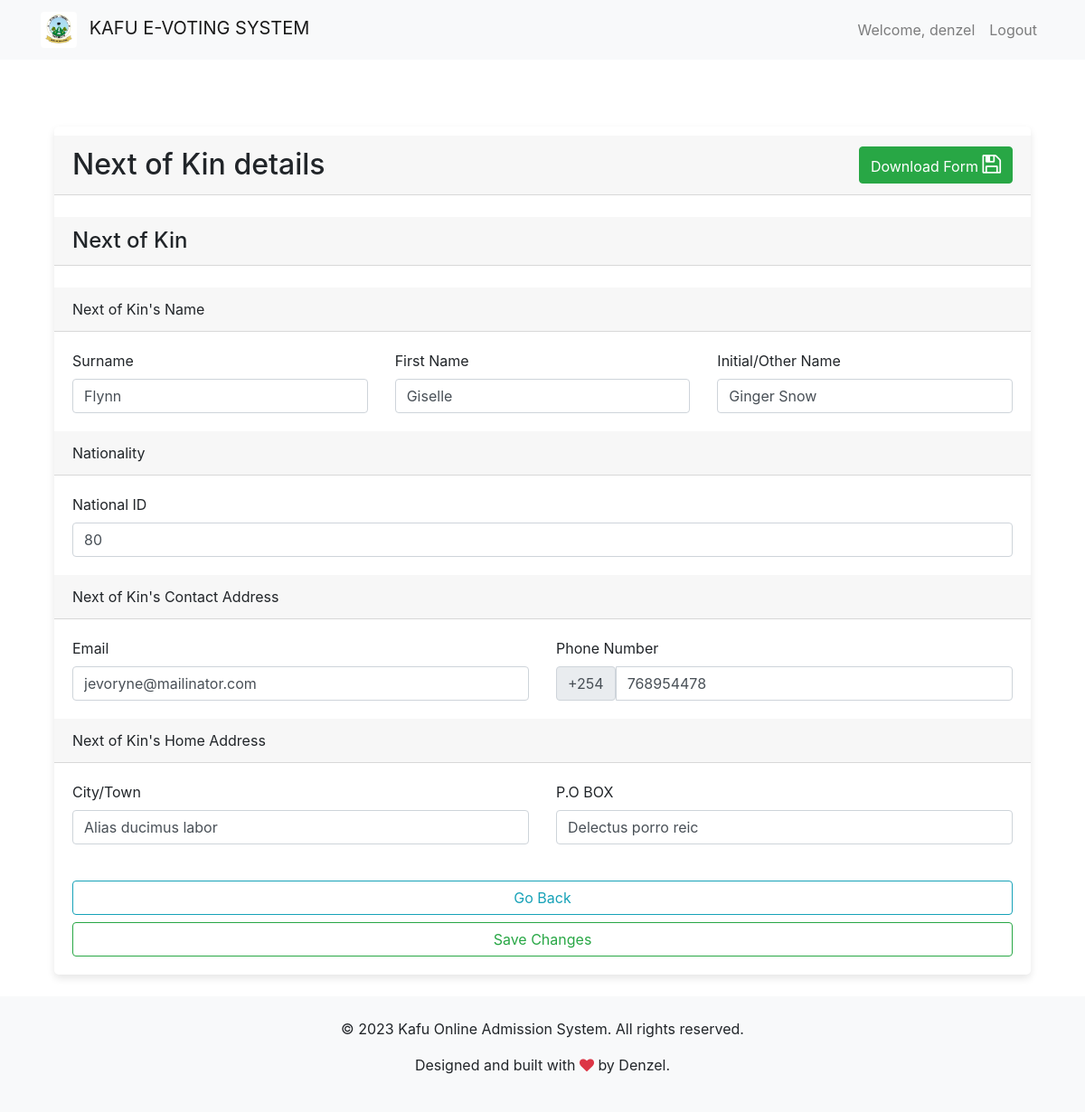
The page /submissions/next-kin-details/2/ (signed in) on the database its author committed.
### accounts/models.py (models this page shows, shortened)
class User(AbstractBaseUser, PermissionsMixin):
    username = models.CharField(max_length=255, unique=True)
    email = models.EmailField(max_length=255, unique=True)
    phone_number = models.CharField(max_length=20, blank=True, null=True)
    full_name = models.CharField(max_length=255, blank=True, null=True)
    is_staff = models.BooleanField(default=False)
    is_active = models.BooleanField(default=True)
    groups = models.ManyToManyField(
        'auth.Group',
        blank=True,
        related_name='myuser_set',
        related_query_name='user',
    )
    user_permissions = models.ManyToManyField(
        'auth.Permission',
        blank=True,
        related_name='myuser_set',
        related_query_name='user',
    )
    objects = UserManager()
    USERNAME_FIELD = 'username'
    REQUIRED_FIELDS = ['email']

### admissions/models.py (models this page shows, shortened)
class NextKinDetail(models.Model):
    user = models.ForeignKey(settings.AUTH_USER_MODEL, on_delete=models.CASCADE)
    nxtk_surname = models.CharField(max_length=50)
    nxtk_first_name = models.CharField(max_length=50)
    nxtk_initial_name = models.CharField(max_length=50)
    nxtk_national_id = models.CharField(max_length=50)
    nxtk_email = models.CharField(max_length=50)
    nxtk_phone = models.CharField(max_length=50)
    nxtk_city = models.CharField(max_length=50)
    nxtk_pob = models.CharField(max_length=50)

### submissions/views.py (the view)
# urls.py: path('next-kin-details/<int:user_id>/', views.view_next_kin_details, name="view_next_kin_details"), # next of kin details
@login_required
def view_next_kin_details(request, user_id):
    next_kin_detail = get_object_or_404(NextKinDetail, user_id=user_id)
    form = ViewNextKinDetailForm(instance=next_kin_detail)
    if request.method == 'POST':
        form = ViewNextKinDetailForm(request.POST, instance=next_kin_detail)
        if form.is_valid():
            form.save()
            messages.success(request, "Your next of kin details have been updated successfully!!! See the details below")
            return redirect('submissions:view_next_kin_details', user_id=user_id)
    context = {
        'form': form
    }
    return render(request, 'submissions/view_next_kin_details.html', context)

### submissions/forms.py
class ViewNextKinDetailForm(forms.ModelForm):
    class Meta:
        model = NextKinDetail
        fields = [
            'nxtk_surname',
            'nxtk_first_name',
            'nxtk_initial_name',
            'nxtk_national_id',
            'nxtk_email',
            'nxtk_phone',
            'nxtk_city',
            'nxtk_pob',
        ]

### templates/submissions/view_next_kin_details.html (shortened to what this page needs)
{% extends 'common/base.html' %}
{% block content %}
    <div class="container" style="margin-top: 50px;">
        <div class="row">
            <div class="col-md-12">
                <div class="card">
                    <form action="" method="POST">
                        <div class="card-header" style="display: flex; justify-content: space-between; align-items: center; margin-top: 10px;">
                            <h2 style="margin: 0;">Next of Kin details</h2>
                            <a class="btn btn-success" href="{% url 'forms_downloads:download_next_kin_details' user_id=user.id %}" style="margin-left: 10px;">
                                Download Form
                                 <i class="fa fa-save" style="font-size:24px;"></i>
                            </a>
                        </div>
                        <br>
                            <h4 class="card-header">Next of Kin</h4>
                            <br>
                                <div class="card-header">Next of Kin's Name</div>
                                    <div class="card-body">
                                        <div class="row">
                                            <div class="col">
                                                <label for="id_nxtk_surname" class="form-label">Surname</label>
                                                <input type="text" class="form-control" placeholder="Next of Kin's Surname" name="nxtk_surname" value="{{ form.nxtk_surname.value }}">
                                            </div>
                                            <div class="col">
                                                <label for="id_nxtk_first_name" class="form-label">First Name</label>
                                                <input type="text" class="form-control" placeholder="Next of Kin's First Name" name="nxtk_first_name" value="{{ form.nxtk_first_name.value }}">
                                            </div>
                                            <div class="col">
                                                <label for="nxtk_initial_name" class="form-label">Initial/Other Name</label>
                                                <input type="text" class="form-control" placeholder="Next of Kin's Initial/Other Name" name="nxtk_initial_name" value="{{ form.nxtk_initial_name.value }}">
                                            </div>
                                        </div>
                                    </div>
                                <div class="card-header">Nationality</div>
                                    <div class="card-body">
                                        <div class="row">
                                            <div class="col">
                                                <label for="id_nxtk_national_id" class="form-label">National ID</label>
                                                <input type="number" class="form-control" name="nxtk_national_id" pattern="[0-9]{8}" placeholder="National ID Number" value="{{ form.nxtk_national_id.value }}">
                                            </div>
                                        </div>
                                    </div>
                                <div class="card-header">Next of Kin's Contact Address</div>
                                    <div class="card-body">
                                        <div class="row">
                                            <div class="col">
                                                <label for="nxtk_email" class="form-label">Email</label>
                                                <input type="email" class="form-control" placeholder="Enter your Next of Kin's email" name="nxtk_email" value="{{ form.nxtk_email.value }}">
                                            </div>
                                            <div class="col">
                                                <label for="id_nxtk_phone" class="form-label">Phone Number</label>
                                                <div class="input-group">
                                                    <span class="input-group-text">+254</span>
                                                    <input type="tel" class="form-control" placeholder="7000000**" name="nxtk_phone" pattern="[0-9]{9}" value="{{ form.nxtk_phone.value }}">
                                                </div>
                                            </div>
                                        </div>
                                    </div>
                                <div class="card-header">Next of Kin's Home Address</div>
                                    <div class="card-body">
                                        <div class="row">
                                            <div class="col">
                                                <label for="id_nxtk_city" class="form-label">City/Town</label>
                                                <input type="text" class="form-control" placeholder="Which is your Next of Kin's closest city/town" name="nxtk_city" value="{{ form.nxtk_city.value }}">
                                            </div>
                                            <div class="col">
                                                <label for="id_nxtk_pob" class="form-label">P.O BOX</label>
                                                <input type="text" class="form-control" placeholder="Enter your Next of Kin's P.O BOX" name="nxtk_pob" value="{{ form.nxtk_pob.value }}">
                                            </div>
                                        </div>
                                    </div>
                        <div class="card-body">
                            <div class="col">
                                <div class="row">
                                    <a class="btn btn-outline-info btn-block" href="{% url 'submissions:view_details' %}">Go Back</a>
                                    <button class="btn btn-outline-success btn-block">Save Changes</button>
                                </div>
                            </div>
                        </div>
                    </form>
                </div>
            </div>
        </div>
    </div>
{% endblock %}

### templates/common/header.html (shortened to what this page needs)
{% load static %}
<header>
    <nav class="navbar navbar-expand-lg navbar-light bg-light">
        <div class="container">
            {% if user.is_authenticated %}
            <a class="navbar-brand" href="{% url 'home' %}">
                <img src="{% static 'images/logos/KAFU_LOGO.jpg' %}" alt="Logo" height="40" class="mr-2 rounded">
                KAFU E-VOTING SYSTEM
            </a>
            <div class="collapse navbar-collapse" id="navbarSupportedContent">
                <ul class="navbar-nav ml-auto">
                    <li class="nav-item">
                    <a class="nav-link" href="#">
                        Welcome, {{ user.username }}
                    </a>
                    </li>
                    <li class="nav-item">
                  <a class="nav-link" href="{% url 'logout' %}">
                    Logout
                  </a>
                    </li>
                </ul>
            </div>
            {% endif %}
        </div>
    </nav>
</header>

### static/custom_css/styles.css (style rules this page uses)
.card { box-shadow: 0px 4px 8px rgba(0, 0, 0, 0.1); border: none; transition: 0.3s; border-radius: 5px; }

### rows shown on the page
User: username "denzel"
NextKinDetail: nxtk_surname "Flynn", nxtk_first_name "Giselle", nxtk_initial_name "Ginger Snow", nxtk_national_id "80", nxtk_email "jevoryne@mailinator.com", nxtk_phone "768954478", nxtk_city "Alias ducimus labor", nxtk_pob "Delectus porro reic"
